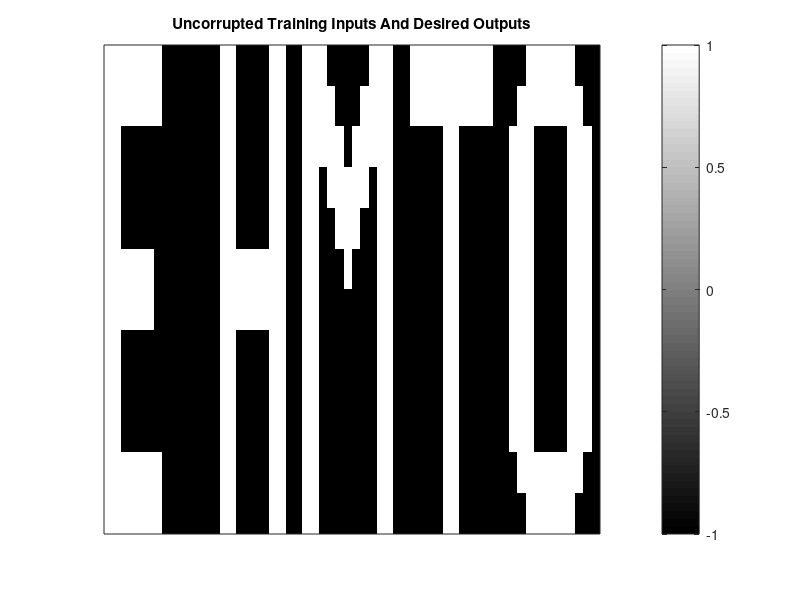
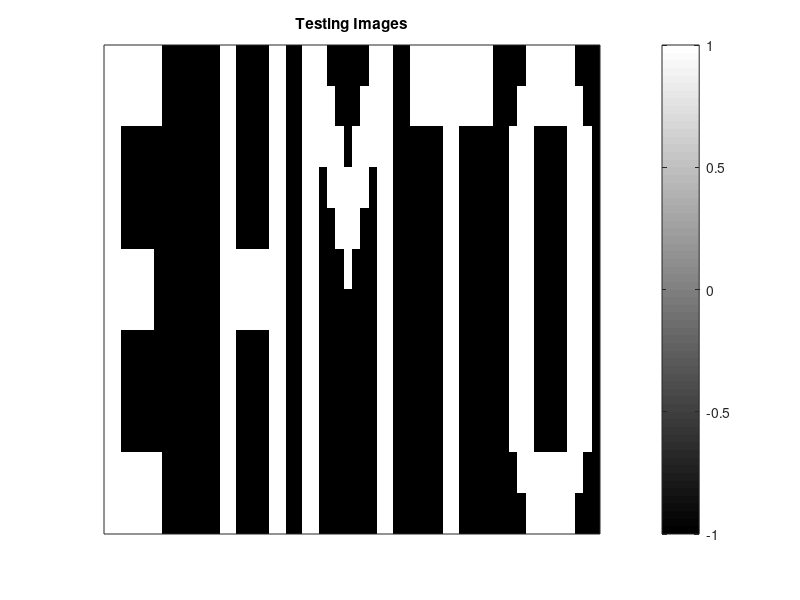
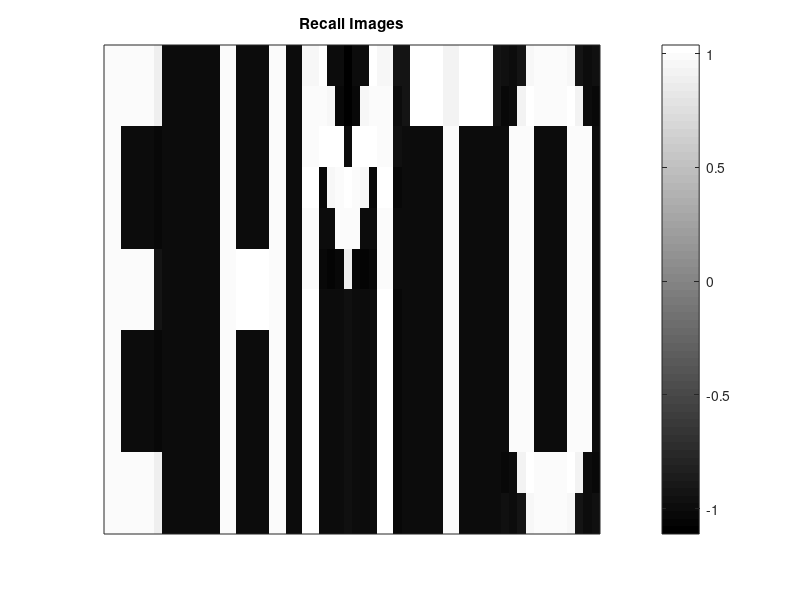
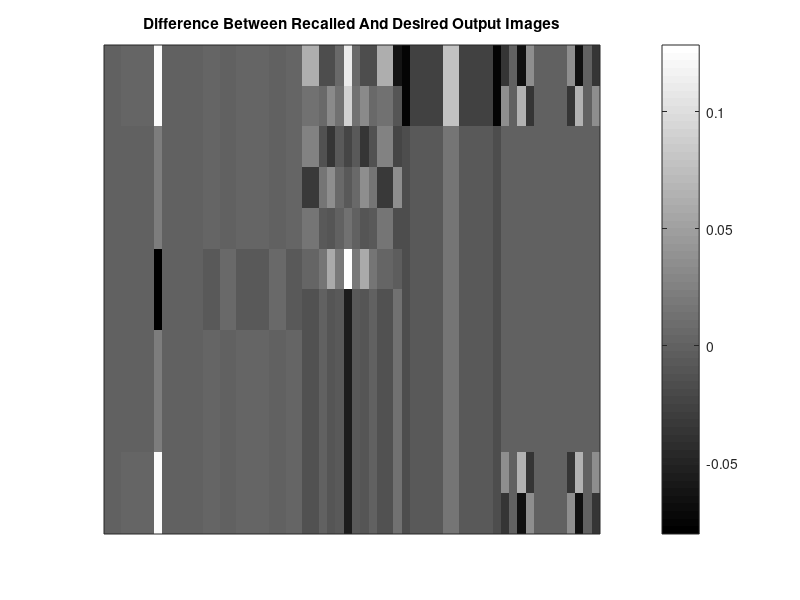

Write MATLAB code to recreate these figures, in order.
function driver

E=[1 1 1 1 1 1 1 0 0 0 0 0;
   1 1 1 1 1 1 1 0 0 0 0 0;
   1 1 0 0 0 0 0 0 0 0 0 0;
   1 1 0 0 0 0 0 0 0 0 0 0;
   1 1 0 0 0 0 0 0 0 0 0 0;
   1 1 1 1 1 1 0 0 0 0 0 0;
   1 1 1 1 1 1 0 0 0 0 0 0;
   1 1 0 0 0 0 0 0 0 0 0 0;
   1 1 0 0 0 0 0 0 0 0 0 0;
   1 1 0 0 0 0 0 0 0 0 0 0;
   1 1 1 1 1 1 1 0 0 0 0 0;
   1 1 1 1 1 1 1 0 0 0 0 0];

H=[0 0 1 1 0 0 0 0 1 1 0 0;
   0 0 1 1 0 0 0 0 1 1 0 0;
   0 0 1 1 0 0 0 0 1 1 0 0;
   0 0 1 1 0 0 0 0 1 1 0 0;
   0 0 1 1 0 0 0 0 1 1 0 0;
   0 0 1 1 1 1 1 1 1 1 0 0;
   0 0 1 1 1 1 1 1 1 1 0 0;
   0 0 1 1 0 0 0 0 1 1 0 0;
   0 0 1 1 0 0 0 0 1 1 0 0;
   0 0 1 1 0 0 0 0 1 1 0 0;
   0 0 1 1 0 0 0 0 1 1 0 0;
   0 0 1 1 0 0 0 0 1 1 0 0];
  
T=[0 1 1 1 1 1 1 1 1 1 1 0;
   0 1 1 1 1 1 1 1 1 1 1 0;
   0 0 0 0 0 1 1 0 0 0 0 0;
   0 0 0 0 0 1 1 0 0 0 0 0;
   0 0 0 0 0 1 1 0 0 0 0 0;
   0 0 0 0 0 1 1 0 0 0 0 0;
   0 0 0 0 0 1 1 0 0 0 0 0;
   0 0 0 0 0 1 1 0 0 0 0 0;
   0 0 0 0 0 1 1 0 0 0 0 0;
   0 0 0 0 0 1 1 0 0 0 0 0;
   0 0 0 0 0 1 1 0 0 0 0 0;
   0 0 0 0 0 1 1 0 0 0 0 0];

zero=[0 0 0 1 1 1 1 1 1 0 0 0;
      0 0 1 1 1 1 1 1 1 1 0 0;
      0 1 1 1 0 0 0 0 1 1 1 0;
      0 1 1 1 0 0 0 0 1 1 1 0;
      0 1 1 1 0 0 0 0 1 1 1 0;
      0 1 1 1 0 0 0 0 1 1 1 0;
      0 1 1 1 0 0 0 0 1 1 1 0;
      0 1 1 1 0 0 0 0 1 1 1 0;
      0 1 1 1 0 0 0 0 1 1 1 0;
      0 1 1 1 0 0 0 0 1 1 1 0;
      0 0 1 1 1 1 1 1 1 1 0 0;
      0 0 0 1 1 1 1 1 1 0 0 0];

M=[1 1 1 0 0 0 0 0 1 1 1 0;
   1 1 1 1 0 0 0 1 1 1 1 0;
   1 1 1 1 1 0 1 1 1 1 1 0;
   1 1 0 1 1 1 1 1 0 1 1 0;
   1 1 0 0 1 1 1 0 0 1 1 0;
   1 1 0 0 0 1 0 0 0 1 1 0;
   1 1 0 0 0 0 0 0 0 1 1 0;
   1 1 0 0 0 0 0 0 0 1 1 0;
   1 1 0 0 0 0 0 0 0 1 1 0;
   1 1 0 0 0 0 0 0 0 1 1 0;
   1 1 0 0 0 0 0 0 0 1 1 0;
   1 1 0 0 0 0 0 0 0 1 1 0];

EBP=ones(size(E));
HBP=ones(size(H));
TBP=ones(size(T));
zeroBP=ones(size(zero));
MBP=ones(size(M));
for i=1:12
   for j=1:12      
      if E(i,j)==0
         EBP(i,j)=-1;
      end
      if H(i,j)==0
         HBP(i,j)=-1;
      end
      if T(i,j)==0
         TBP(i,j)=-1;
      end
      if zero(i,j)==0
         zeroBP(i,j)=-1;
      end
      if M(i,j)==0
         MBP(i,j)=-1;
      end
   end
end

mu = 0.1;
n = 100000;
tol = 0.4;

memoryE = corrmm(EBP, EBP, mu, n, tol);

recallE = memoryE * EBP;

diffE = EBP - recallE;

thresholdE = threshold_image(recallE);

diff_err_E = avg_abs_diff(EBP, recallE);

pct_mismatch_E = compute_mismatch(thresholdE, EBP);

disp('Difference Error for E: ')
disp(diff_err_E)

disp('Percentage Mismatch for E: ')
disp(pct_mismatch_E)


memoryH = corrmm(HBP, HBP, mu, n, tol);

recallH = memoryH * HBP;

diffH = HBP - recallH;

thresholdH = threshold_image(recallH);

diff_err_H = avg_abs_diff(HBP, recallH);

pct_mismatch_H = compute_mismatch(thresholdH, HBP);

disp('Difference Error for H: ')
disp(diff_err_H)

disp('Percentage Mismatch for H: ')
disp(pct_mismatch_H)


memoryM = corrmm(MBP, MBP, mu, n, tol);

recallM = memoryM * MBP;

diffM = MBP - recallM;

thresholdM = threshold_image(recallM);

diff_err_M = avg_abs_diff(MBP, recallM);

pct_mismatch_M = compute_mismatch(thresholdM, MBP);

disp('Difference Error for M: ')
disp(diff_err_M)

disp('Percentage Mismatch for M: ')
disp(pct_mismatch_M)


memoryT = corrmm(TBP, TBP, mu, n, tol);

recallT = memoryT * TBP;

diffT = TBP - recallT;

thresholdT = threshold_image(recallT);

diff_err_T = avg_abs_diff(TBP, recallT);

pct_mismatch_T = compute_mismatch(thresholdT, TBP);

disp('Difference Error for T: ')
disp(diff_err_T)

disp('Percentage Mismatch for T: ')
disp(pct_mismatch_T)


memoryzero = corrmm(zeroBP, zeroBP, mu, n, tol);

recallzero = memoryzero * zeroBP;

diffzero = zeroBP - recallzero;

thresholdzero = threshold_image(recallzero);

diff_err_zero = avg_abs_diff(zeroBP, recallzero);

pct_mismatch_zero = compute_mismatch(thresholdzero, zeroBP);

disp('Difference Error for zero: ')
disp(diff_err_zero)

disp('Percentage Mismatch for zero: ')
disp(pct_mismatch_zero)


input_total = [EBP, HBP, MBP, TBP, zeroBP];

recall_total = [recallE, recallH, recallM, recallT, recallzero];

diff_total = [diffE, diffH, diffM, diffT, diffzero];

threshold_total = [thresholdE, thresholdH, thresholdM, thresholdT, thresholdzero];


figure
imagesc(input_total, [min(min(input_total)), max(max(input_total))])
colormap(gray)
colorbar
set(gca,'xtick',[]), set(gca,'ytick',[])
title('Uncorrupted Training Inputs And Desired Outputs')
saveas(gcf,'total_input.jpg')

figure
imagesc(input_total, [min(min(input_total)), max(max(input_total))])
colormap(gray)
colorbar
set(gca,'xtick',[]), set(gca,'ytick',[])
title('Testing Images')
saveas(gcf,'total_test.jpg')

figure
imagesc(recall_total, [min(min(recall_total)), max(max(recall_total))])
colormap(gray)
colorbar
set(gca,'xtick',[]), set(gca,'ytick',[])
title('Recall Images')
saveas(gcf,'total_recall.jpg')

figure
imagesc(diff_total, [min(min(diff_total)), max(max(diff_total))])
colormap(gray)
colorbar
set(gca,'xtick',[]), set(gca,'ytick',[])
title('Difference Between Recalled And Desired Output Images')
saveas(gcf,'total_diff.jpg')

figure
imagesc(threshold_total, [min(min(threshold_total)), max(max(threshold_total))])
colormap(gray)
colorbar
set(gca,'xtick',[]), set(gca,'ytick',[])
title('Thresholded Recalled Images')
saveas(gcf,'total_threshold.jpg')

end


function M=corrmm(X,Y,mu,n,tol)
[nx,mx]=size(X);
[ny,my]=size(Y);
%initialize the memory matrix
M=zeros(ny,nx);
for k=1:n %n is the maximum number of outer loop iterations
    % randomize the ordering of the vector in both X & Y
    RN=randperm(mx);
    X=X(:,[RN]);
    Y=Y(:,[RN]);
    for i=1:mx
        M=M+mu*(Y(:,i)-M*X(:,i))*X(:,i)';
    end
    if norm(Y-M*X)<=tol
        disp('Gradient Search Terminated ===>>> ||Y-M*X||<=tol')
        disp('Number of Iterations = '), disp(k*i)
        break
    end
end
end


function Y = corrupt(X, p)
[num_row, num_col] = size(X);
num_total_pixels = num_row * num_col;

num_corrupt_pixels = ceil(p/100 * num_total_pixels);
x_indices = zeros(1, num_corrupt_pixels);
y_indices = zeros(1, num_corrupt_pixels);

Y = X;

for i = 1:num_corrupt_pixels
    rand_x = ceil(rand() * num_col);
    rand_y = ceil(rand() * num_row);
    
    while includes(x_indices, y_indices, rand_x, rand_y) == true
        rand_x = ceil(rand() * num_col);
        rand_y = ceil(rand() * num_row);
    end
    
    x_indices(i) = rand_x;
    y_indices(i) = rand_y;
        
    if Y(rand_y, rand_x) == 1
        Y(rand_y, rand_x) = -1;
    elseif Y(rand_y, rand_x) == -1
        Y(rand_y, rand_x) = 1;
    end
end

end


function bool = includes(X, Y, x, y)
bool = false;
for i = 1:length(X)
    if x == X(i) && y == Y(i)
        bool = true;
        break
    end
end
end


function thresholded = threshold_image(X)
[n,m] = size(X);
thresholded = zeros(size(X));
for i = 1:n
    for j = 1:m
        if X(i,j) > 0
            thresholded(i,j) = 1;
        elseif X(i,j) < 0
            thresholded(i,j) = -1;
        end
    end
end
end


function err = avg_abs_diff(X,Y)
[n,m] = size(X);
err = 0;
for i = 1:n
    for j = 1:m
        err = err + abs(X(i,j) - Y(i,j));
    end
end
err = err / (n*m);
end


function pct_mismatch = compute_mismatch(X,Y)
[n,m] = size(X);
num_mismatch = 0;
for i = 1:n
    for j = 1:m
        if X(i,j) ~= Y(i,j)
            num_mismatch = num_mismatch + 1;
        end
    end
end
pct_mismatch = num_mismatch / (n*m);
end


